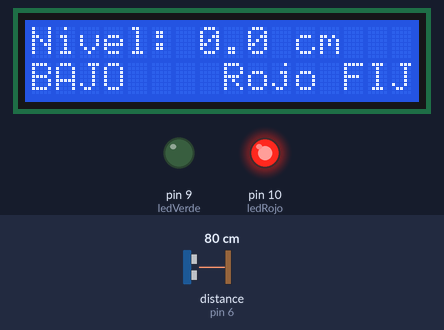
A sketch run on a simulated Arduino Uno, built with avr-gcc and run on an emulated ATmega328P. Shown: 16×2 character LCD, output pins drawn as LEDs (lit = HIGH). Wiring (inferred from the names in the program): ultrasonic range finder: trigger pin 7; echo pin 6. Dashed ring = blinking. The test bench sets the inputs (shaded band); at power-on: distance to the obstacle (sensor on pin 6) 80 cm. The echo pulse lasts 58.3 µs per cm; pins used as bus, display or sensor lines are not drawn; what the sketch prints to the serial monitor is not drawn.

Above: at 3.2 s.
3.3 s: distance to the obstacle (sensor on pin 6) set to 26 cm
At 5.0 s:
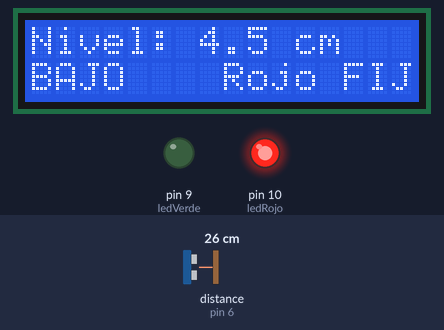
5.7 s: distance to the obstacle (sensor on pin 6) set to 20 cm
At 9.1 s:
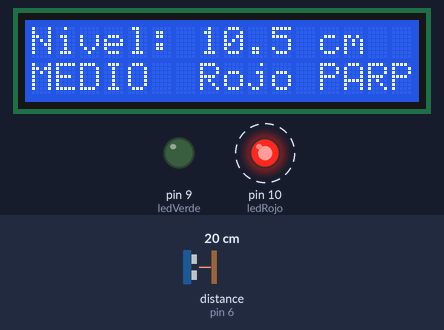
9.8 s: distance to the obstacle (sensor on pin 6) set to 15 cm
At 12.3 s:
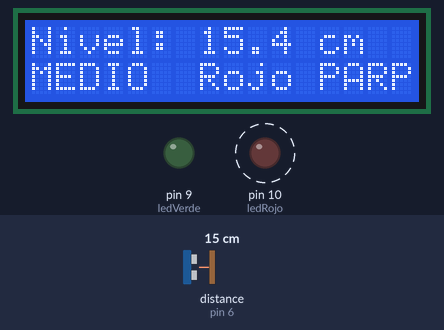
12.9 s: distance to the obstacle (sensor on pin 6) set to 12 cm
At 14.8 s:
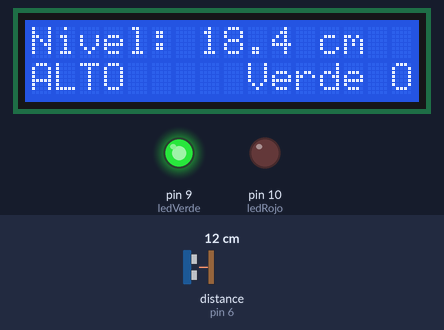
15.1 s: distance to the obstacle (sensor on pin 6) set to 9 cm
At 16.1 s:
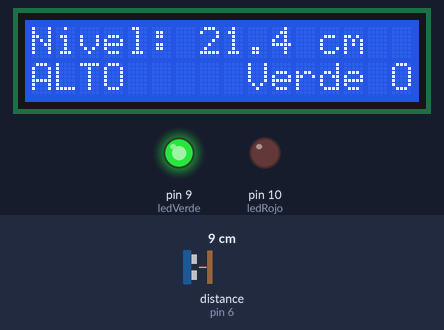
17.2 s: distance to the obstacle (sensor on pin 6) set to 35 cm
At 19.1 s:
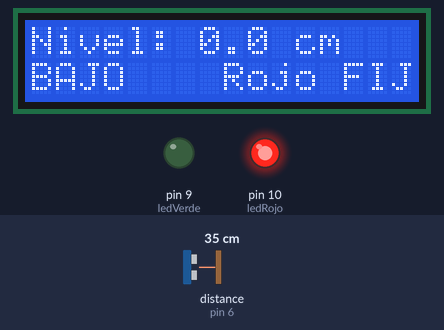
Timing chart, 0 to 20.2 s (numbered marks = the images above; inputs shaded):
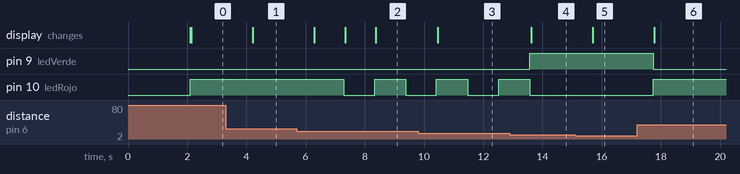

The sketch:

llenado.ino
```cpp
#include <Wire.h>
#include <LiquidCrystal_I2C.h>

// Configuración LCD
LiquidCrystal_I2C lcd(0x27, 16, 2);

// Pines del sensor ultrasónico HC-SR04
const int trigPin = 7;
const int echoPin = 6;

// Pines de los LEDs
const int ledVerde = 9;
const int ledRojo = 10;

// Dimensiones del depósito (30x30x30 cm)
const float alturaDeposito = 30.0; // cm
float nivelActual = 0.0;

// Variables para el control del parpadeo
unsigned long tiempoAnterior = 0;
bool estadoLedRojo = false;
const int intervaloParpadeo = 500; // 500 ms para parpadeo

// Umbrales de nivel (en cm desde el SENSOR)
const float NIVEL_ALTO = 10.0;    // 30-20 cm de material (0-10 cm desde sensor)
const float NIVEL_MEDIO = 15.0;   // 21-15 cm de material (10-15 cm desde sensor)
const float NIVEL_BAJO = 20.0;    // 16-10 cm de material (15-20 cm desde sensor)

void setup() {
  Serial.begin(9600);

  // Inicializar LCD
  lcd.init();
  lcd.backlight();

  // Configurar pines
  pinMode(trigPin, OUTPUT);
  pinMode(echoPin, INPUT);
  pinMode(ledVerde, OUTPUT);
  pinMode(ledRojo, OUTPUT);

  // Apagar LEDs al inicio
  digitalWrite(ledVerde, LOW);
  digitalWrite(ledRojo, LOW);

  // Mensaje inicial
  lcd.setCursor(0, 0);
  lcd.print("Sistema Nivel   ");
  lcd.setCursor(0, 1);
  lcd.print("Inicializando...");
  delay(2000);
  lcd.clear();
}

void loop() {
  // Medir nivel
  float distancia = medirDistancia();

  // Calcular nivel de material (altura del material en el depósito)
  // Si distancia = 5cm -> material está a 25cm de altura (30-5)
  nivelActual = alturaDeposito - distancia;

  // Controlar LEDs según el nivel
  controlarLEDs(nivelActual);

  // Mostrar información en LCD
  mostrarEnLCD(distancia, nivelActual);

  // Mostrar información en Serial
  Serial.print("Distancia: ");
  Serial.print(distancia);
  Serial.print(" cm | Nivel material: ");
  Serial.print(nivelActual);
  Serial.print(" cm | Estado: ");

  if (nivelActual >= 20) {
    Serial.println("ALTO (Verde)");
  } else if (nivelActual >= 15) {
    Serial.println("MEDIO (Rojo Parpadeo)");
  } else if (nivelActual >= 10) {
    Serial.println("BAJO (Rojo Fijo)");
  } else {
    Serial.println("VACIO");
  }

  delay(1000); // Medir cada segundo
}

// Función para medir distancia con sensor ultrasónico
float medirDistancia() {
  digitalWrite(trigPin, LOW);
  delayMicroseconds(2);
  digitalWrite(trigPin, HIGH);
  delayMicroseconds(10);
  digitalWrite(trigPin, LOW);

  long duracion = pulseIn(echoPin, HIGH);
  float distancia = duracion * 0.034 / 2;

  // Filtrar lecturas erróneas
  if (distancia > alturaDeposito || distancia < 0) {
    distancia = alturaDeposito; // Si hay error, asumir vacío
  }

  return distancia;
}

// Función para controlar los LEDs según el nivel
void controlarLEDs(float nivel) {
  if (nivel >= 17.0) {
    // Nivel ALTO: LED verde encendido, rojo apagado
    digitalWrite(ledVerde, HIGH);
    digitalWrite(ledRojo, LOW);
  }
  else if (nivel >= 8.0) {
    // Nivel MEDIO: LED verde apagado, rojo parpadeando
    digitalWrite(ledVerde, LOW);

    // Control de parpadeo
    if (millis() - tiempoAnterior >= intervaloParpadeo) {
      tiempoAnterior = millis();
      estadoLedRojo = !estadoLedRojo;
      digitalWrite(ledRojo, estadoLedRojo);
    }
  }
  else if (nivel >= 0.0) {
    // Nivel BAJO: LED verde apagado, rojo encendido fijo
    digitalWrite(ledVerde, LOW);
    digitalWrite(ledRojo, HIGH);
  }
  else {
    // VACÍO: Ambos LEDs apagados
    digitalWrite(ledVerde, LOW);
    digitalWrite(ledRojo, LOW);
  }
}

// Función para mostrar información en LCD
void mostrarEnLCD(float distancia, float nivel) {
  lcd.setCursor(0, 0);
  lcd.print("Nivel: ");
  lcd.print(nivel, 1);
  lcd.print(" cm  ");

  lcd.setCursor(0, 1);

  if (nivel >= 17.0) {
    lcd.print("ALTO     Verde ON ");
  } else if (nivel >= 8.0) {
    lcd.print("MEDIO  Rojo PARP ");
  } else if (nivel >= 0.0) {
    lcd.print("BAJO    Rojo FIJO");
  } else {
    lcd.print("VACIO           ");
  }
}
```

Measured:
- the behaviour switches between 23 and 22 cm on distance to the obstacle (sensor on pin 6) (found by bisection; images 1 and 2)
- the behaviour switches between 14 and 13 cm on distance to the obstacle (sensor on pin 6) (found by bisection; images 3 and 4)
- after the input at 3.3 s, the display: changes after 0.91 s (image 1)
- after the input at 5.7 s, pin 10 (ledRojo): HIGH → LOW after 1.6 s, → HIGH 1.0 s later, → LOW 1.0 s later; the display: changes after 0.59 s (image 2)
- after the input at 9.8 s, the display: changes after 0.67 s (image 3)
- after the input at 12.9 s, pin 9 (ledVerde): LOW → HIGH after 0.67 s; pin 10 (ledRojo): goes on until 13.6 s, then stays LOW; the display: changes after 0.72 s (image 4)
- after the input at 15.1 s, the display: changes after 0.61 s (image 5)
- after the input at 17.2 s, pin 9 (ledVerde): HIGH → LOW after 0.55 s; pin 10 (ledRojo): LOW → HIGH after 0.55 s; the display: changes after 0.58 s (image 6)
